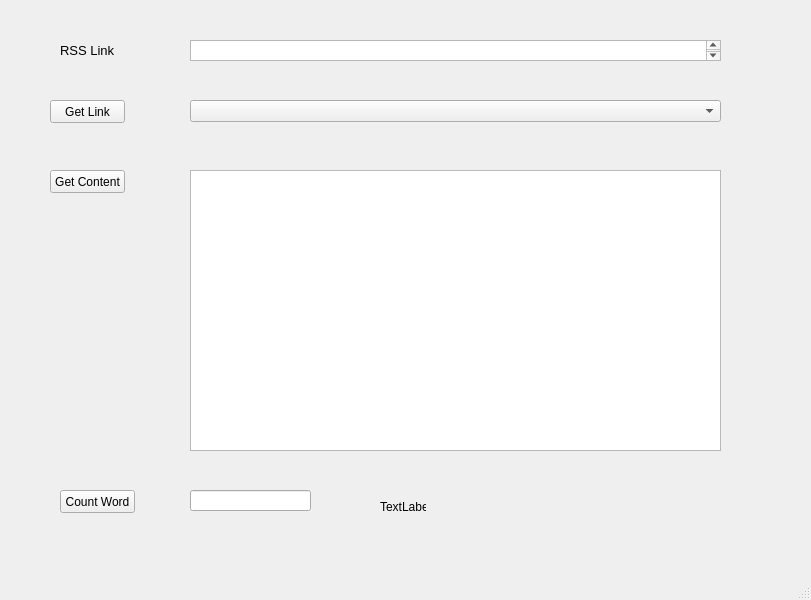
<?xml version="1.0" encoding="UTF-8"?>
<ui version="4.0">
 <class>MainWindow</class>
 <widget class="QMainWindow" name="MainWindow">
  <property name="geometry">
   <rect>
    <x>0</x>
    <y>0</y>
    <width>811</width>
    <height>600</height>
   </rect>
  </property>
  <property name="windowTitle">
   <string>MainWindow</string>
  </property>
  <widget class="QWidget" name="centralwidget">
   <widget class="QLabel" name="label">
    <property name="geometry">
     <rect>
      <x>60</x>
      <y>40</y>
      <width>61</width>
      <height>21</height>
     </rect>
    </property>
    <property name="font">
     <font>
      <pointsize>10</pointsize>
     </font>
    </property>
    <property name="text">
     <string>RSS Link</string>
    </property>
    <property name="textFormat">
     <enum>Qt::AutoText</enum>
    </property>
    <property name="scaledContents">
     <bool>false</bool>
    </property>
   </widget>
   <widget class="QPushButton" name="pushButton">
    <property name="geometry">
     <rect>
      <x>50</x>
      <y>100</y>
      <width>75</width>
      <height>23</height>
     </rect>
    </property>
    <property name="text">
     <string>Get Link</string>
    </property>
   </widget>
   <widget class="QTextEdit" name="textEdit">
    <property name="geometry">
     <rect>
      <x>190</x>
      <y>40</y>
      <width>531</width>
      <height>21</height>
     </rect>
    </property>
   </widget>
   <widget class="QComboBox" name="comboBox">
    <property name="geometry">
     <rect>
      <x>190</x>
      <y>100</y>
      <width>531</width>
      <height>22</height>
     </rect>
    </property>
   </widget>
   <widget class="QPushButton" name="pushButton_2">
    <property name="geometry">
     <rect>
      <x>50</x>
      <y>170</y>
      <width>75</width>
      <height>23</height>
     </rect>
    </property>
    <property name="text">
     <string>Get Content</string>
    </property>
   </widget>
   <widget class="QTextEdit" name="textEdit_2">
    <property name="geometry">
     <rect>
      <x>190</x>
      <y>170</y>
      <width>531</width>
      <height>281</height>
     </rect>
    </property>
   </widget>
   <widget class="QPushButton" name="pushButton_3">
    <property name="geometry">
     <rect>
      <x>60</x>
      <y>490</y>
      <width>75</width>
      <height>23</height>
     </rect>
    </property>
    <property name="text">
     <string>Count Word</string>
    </property>
   </widget>
   <widget class="QLineEdit" name="lineEdit">
    <property name="geometry">
     <rect>
      <x>190</x>
      <y>490</y>
      <width>121</width>
      <height>21</height>
     </rect>
    </property>
   </widget>
   <widget class="QLabel" name="label_2">
    <property name="geometry">
     <rect>
      <x>380</x>
      <y>500</y>
      <width>46</width>
      <height>13</height>
     </rect>
    </property>
    <property name="text">
     <string>TextLabel</string>
    </property>
   </widget>
  </widget>
  <widget class="QMenuBar" name="menubar">
   <property name="geometry">
    <rect>
     <x>0</x>
     <y>0</y>
     <width>811</width>
     <height>21</height>
    </rect>
   </property>
  </widget>
  <widget class="QStatusBar" name="statusbar"/>
 </widget>
 <resources/>
 <connections/>
</ui>
